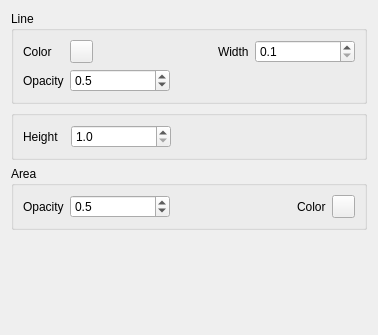
<?xml version="1.0" encoding="UTF-8"?>
<ui version="4.0">
 <class>line_style_widget</class>
 <widget class="QWidget" name="line_style_widget">
  <property name="geometry">
   <rect>
    <x>0</x>
    <y>0</y>
    <width>378</width>
    <height>335</height>
   </rect>
  </property>
  <property name="windowTitle">
   <string>LineStyleWidget</string>
  </property>
  <layout class="QGridLayout" name="gridLayout_5">
   <item row="3" column="0">
    <spacer name="verticalSpacer">
     <property name="orientation">
      <enum>Qt::Vertical</enum>
     </property>
     <property name="sizeHint" stdset="0">
      <size>
       <width>20</width>
       <height>40</height>
      </size>
     </property>
    </spacer>
   </item>
   <item row="0" column="0">
    <widget class="QGroupBox" name="lineStyleGroup">
     <property name="title">
      <string>Line</string>
     </property>
     <layout class="QGridLayout" name="gridLayout">
      <item row="0" column="0" rowspan="2">
       <layout class="QVBoxLayout" name="verticalLayout">
        <item>
         <widget class="QLabel" name="label_2">
          <property name="maximumSize">
           <size>
            <width>16777215</width>
            <height>16777215</height>
           </size>
          </property>
          <property name="text">
           <string>Color</string>
          </property>
         </widget>
        </item>
        <item>
         <widget class="QLabel" name="label_6">
          <property name="maximumSize">
           <size>
            <width>16777215</width>
            <height>16777215</height>
           </size>
          </property>
          <property name="text">
           <string>Opacity</string>
          </property>
         </widget>
        </item>
       </layout>
      </item>
      <item row="0" column="1">
       <layout class="QHBoxLayout" name="horizontalLayout">
        <item>
         <widget class="QToolButton" name="lineColorBtn">
          <property name="minimumSize">
           <size>
            <width>23</width>
            <height>23</height>
           </size>
          </property>
          <property name="maximumSize">
           <size>
            <width>23</width>
            <height>23</height>
           </size>
          </property>
          <property name="text">
           <string/>
          </property>
          <property name="popupMode">
           <enum>QToolButton::DelayedPopup</enum>
          </property>
         </widget>
        </item>
        <item>
         <spacer name="horizontalSpacer">
          <property name="orientation">
           <enum>Qt::Horizontal</enum>
          </property>
          <property name="sizeHint" stdset="0">
           <size>
            <width>40</width>
            <height>20</height>
           </size>
          </property>
         </spacer>
        </item>
        <item>
         <widget class="QLabel" name="label_4">
          <property name="maximumSize">
           <size>
            <width>16777215</width>
            <height>16777215</height>
           </size>
          </property>
          <property name="text">
           <string>Width</string>
          </property>
         </widget>
        </item>
        <item>
         <widget class="QDoubleSpinBox" name="lineWidthSpin">
          <property name="minimumSize">
           <size>
            <width>100</width>
            <height>0</height>
           </size>
          </property>
          <property name="maximumSize">
           <size>
            <width>16777215</width>
            <height>16777215</height>
           </size>
          </property>
          <property name="decimals">
           <number>1</number>
          </property>
          <property name="minimum">
           <double>0.100000000000000</double>
          </property>
          <property name="maximum">
           <double>10.000000000000000</double>
          </property>
          <property name="singleStep">
           <double>0.100000000000000</double>
          </property>
         </widget>
        </item>
       </layout>
      </item>
      <item row="1" column="1">
       <layout class="QHBoxLayout" name="horizontalLayout_2">
        <item>
         <widget class="QDoubleSpinBox" name="lineTransparantSpin">
          <property name="minimumSize">
           <size>
            <width>100</width>
            <height>0</height>
           </size>
          </property>
          <property name="maximumSize">
           <size>
            <width>16777215</width>
            <height>16777215</height>
           </size>
          </property>
          <property name="decimals">
           <number>1</number>
          </property>
          <property name="maximum">
           <double>1.000000000000000</double>
          </property>
          <property name="singleStep">
           <double>0.100000000000000</double>
          </property>
          <property name="value">
           <double>0.500000000000000</double>
          </property>
         </widget>
        </item>
        <item>
         <spacer name="horizontalSpacer_2">
          <property name="orientation">
           <enum>Qt::Horizontal</enum>
          </property>
          <property name="sizeHint" stdset="0">
           <size>
            <width>40</width>
            <height>20</height>
           </size>
          </property>
         </spacer>
        </item>
       </layout>
      </item>
     </layout>
    </widget>
   </item>
   <item row="1" column="0">
    <widget class="QGroupBox" name="groupBox">
     <property name="title">
      <string/>
     </property>
     <layout class="QGridLayout" name="gridLayout_3">
      <item row="0" column="2">
       <widget class="QDoubleSpinBox" name="heightSpin">
        <property name="minimumSize">
         <size>
          <width>100</width>
          <height>0</height>
         </size>
        </property>
        <property name="maximumSize">
         <size>
          <width>100</width>
          <height>16777215</height>
         </size>
        </property>
        <property name="decimals">
         <number>1</number>
        </property>
        <property name="minimum">
         <double>1.000000000000000</double>
        </property>
        <property name="maximum">
         <double>999999999.000000000000000</double>
        </property>
        <property name="singleStep">
         <double>1000.000000000000000</double>
        </property>
        <property name="value">
         <double>1.000000000000000</double>
        </property>
       </widget>
      </item>
      <item row="0" column="3">
       <spacer name="horizontalSpacer_8">
        <property name="orientation">
         <enum>Qt::Horizontal</enum>
        </property>
        <property name="sizeHint" stdset="0">
         <size>
          <width>101</width>
          <height>20</height>
         </size>
        </property>
       </spacer>
      </item>
      <item row="0" column="0">
       <widget class="QLabel" name="label_7">
        <property name="maximumSize">
         <size>
          <width>16777215</width>
          <height>16777215</height>
         </size>
        </property>
        <property name="text">
         <string>Height</string>
        </property>
       </widget>
      </item>
      <item row="0" column="1">
       <spacer name="horizontalSpacer_4">
        <property name="orientation">
         <enum>Qt::Horizontal</enum>
        </property>
        <property name="sizeType">
         <enum>QSizePolicy::Preferred</enum>
        </property>
        <property name="sizeHint" stdset="0">
         <size>
          <width>6</width>
          <height>20</height>
         </size>
        </property>
       </spacer>
      </item>
     </layout>
    </widget>
   </item>
   <item row="2" column="0">
    <widget class="QGroupBox" name="polygonStyleGroup">
     <property name="maximumSize">
      <size>
       <width>16777215</width>
       <height>100</height>
      </size>
     </property>
     <property name="title">
      <string>Area</string>
     </property>
     <layout class="QGridLayout" name="gridLayout_2">
      <item row="0" column="0">
       <widget class="QLabel" name="label_5">
        <property name="maximumSize">
         <size>
          <width>16777215</width>
          <height>16777215</height>
         </size>
        </property>
        <property name="text">
         <string>Opacity</string>
        </property>
       </widget>
      </item>
      <item row="0" column="1">
       <widget class="QDoubleSpinBox" name="polygonTransparantSpin">
        <property name="minimumSize">
         <size>
          <width>100</width>
          <height>0</height>
         </size>
        </property>
        <property name="maximumSize">
         <size>
          <width>16777215</width>
          <height>16777215</height>
         </size>
        </property>
        <property name="decimals">
         <number>1</number>
        </property>
        <property name="maximum">
         <double>1.000000000000000</double>
        </property>
        <property name="singleStep">
         <double>0.100000000000000</double>
        </property>
        <property name="value">
         <double>0.500000000000000</double>
        </property>
       </widget>
      </item>
      <item row="0" column="3">
       <widget class="QLabel" name="label_3">
        <property name="text">
         <string>Color</string>
        </property>
       </widget>
      </item>
      <item row="0" column="4">
       <widget class="QToolButton" name="polygonColorBtn">
        <property name="minimumSize">
         <size>
          <width>23</width>
          <height>23</height>
         </size>
        </property>
        <property name="maximumSize">
         <size>
          <width>23</width>
          <height>23</height>
         </size>
        </property>
        <property name="text">
         <string/>
        </property>
       </widget>
      </item>
      <item row="0" column="2">
       <spacer name="horizontalSpacer_3">
        <property name="orientation">
         <enum>Qt::Horizontal</enum>
        </property>
        <property name="sizeHint" stdset="0">
         <size>
          <width>40</width>
          <height>20</height>
         </size>
        </property>
       </spacer>
      </item>
     </layout>
    </widget>
   </item>
  </layout>
 </widget>
 <resources/>
 <connections/>
</ui>
